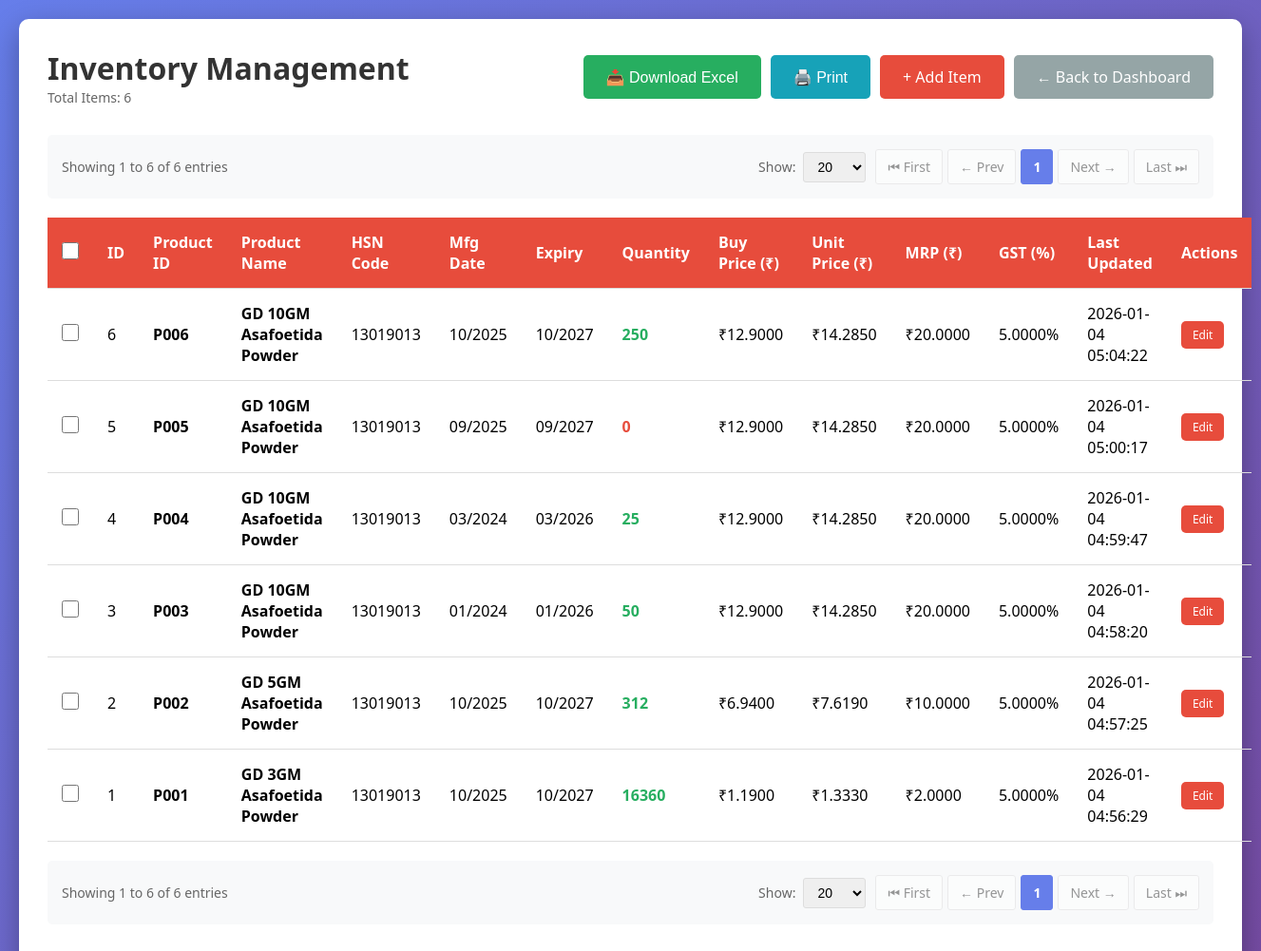
The app's page /inventory/, older data.
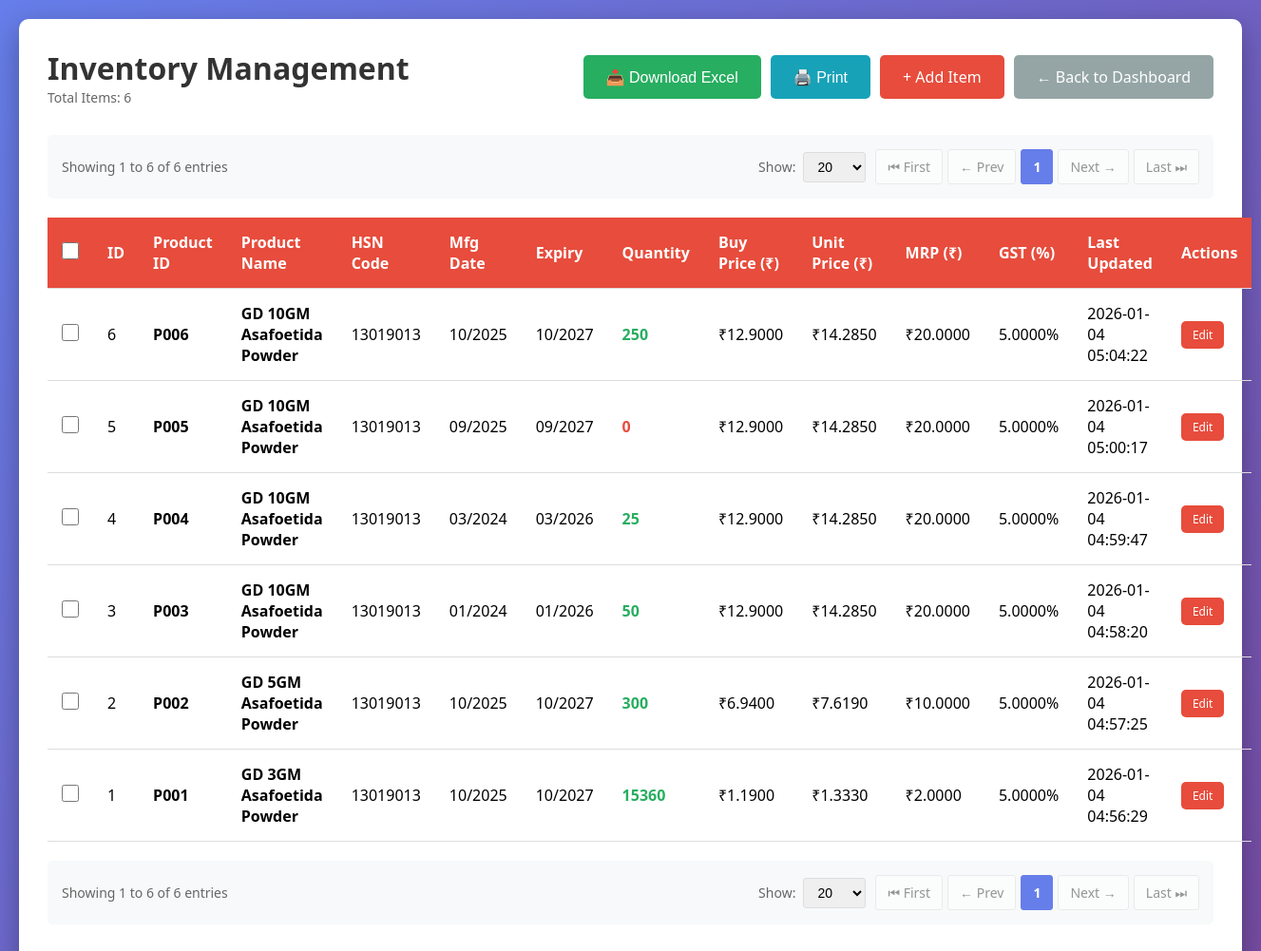
The same page, newer data.
### tables this page shows
CREATE TABLE inventory (
                    id INTEGER PRIMARY KEY AUTOINCREMENT,
                    product_id TEXT UNIQUE NOT NULL,
                    product_name TEXT NOT NULL,
                    hsn_code TEXT,
                    manufacture_date DATE,
                    expiry_month TEXT NOT NULL,
                    quantity INTEGER NOT NULL DEFAULT 0,
                    buy_price REAL NOT NULL DEFAULT 0.0,
                    unit_price REAL NOT NULL DEFAULT 0.0,
                    mrp REAL NOT NULL DEFAULT 0.0,
                    gst_percentage REAL NOT NULL DEFAULT 0.0,
                    created_at TIMESTAMP DEFAULT CURRENT_TIMESTAMP,
                    updated_at TIMESTAMP DEFAULT CURRENT_TIMESTAMP
                );

### routes/inventory.py (the view)
@inventory_bp.route('/')
def index():
    page = request.args.get('page', 1, type=int)
    per_page = request.args.get('per_page', 20, type=int)
    if per_page not in [10, 20, 50, 100]:
        per_page = 20
    if page < 1:
        page = 1
    conn = get_db_connection()
    total_count = conn.execute('SELECT COUNT(*) as count FROM inventory').fetchone()['count']
    total_pages = max(1, (total_count + per_page - 1) // per_page) if total_count > 0 else 1
    if page > total_pages:
        page = total_pages
    offset = (page - 1) * per_page
    items = conn.execute(
        'SELECT * FROM inventory ORDER BY created_at DESC LIMIT ? OFFSET ?',
        (per_page, offset)
    ).fetchall()
    conn.close()
    has_prev = page > 1
    has_next = page < total_pages
    return render_template('inventory/index.html',
                         items=items,
                         page=page,
                         per_page=per_page,
                         total_count=total_count,
                         total_pages=total_pages,
                         has_prev=has_prev,
                         has_next=has_next)

### database.py (called while the page is built)
def get_db_connection():
    conn = sqlite3.connect(DATABASE)
    conn.row_factory = sqlite3.Row
    return conn

### templates/inventory/index.html (shortened to what the changed rows need)
<!DOCTYPE html>
<html lang="en">
<head>
</head>
<body>
    <div class="container">
        <div class="header">
            <div>
                <h1>Inventory Management</h1>
            </div>
        </div>
        {% if total_count > 0 %}
            {% set route_name = 'inventory.index' %}
            {% set extra_params = {} %}
        {% endif %}
        {% if items %}
            <form id="deleteForm" method="POST" action="{{ url_for('inventory.delete_multiple') }}">
                <table>
                    <thead>
                        <tr>
                            <th class="checkbox-cell no-print">
                                <input type="checkbox" id="selectAll" onchange="toggleSelectAll(this)">
                            </th>
                            <th>ID</th>
                            <th>Product ID</th>
                            <th>Product Name</th>
                            <th>HSN Code</th>
                            <th>Mfg Date</th>
                            <th>Expiry</th>
                            <th>Quantity</th>
                            <th>Buy Price (₹)</th>
                            <th>Unit Price (₹)</th>
                            <th>MRP (₹)</th>
                            <th>GST (%)</th>
                            <th>Last Updated</th>
                            <th class="no-print">Actions</th>
                        </tr>
                    </thead>
                    <tbody>
                        {% for item in items %}
                        <tr>
                            <td class="checkbox-cell no-print">
                                <input type="checkbox" name="item_ids[]" value="{{ item['id'] }}" class="item-checkbox" onchange="updateSelection()">
                            </td>
                            <td>{{ item['id'] }}</td>
                            <td><strong>{{ item['product_id'] }}</strong></td>
                            <td><strong>{{ item['product_name'] }}</strong></td>
                            <td>{{ item['hsn_code'] or 'N/A' }}</td>
                            <td>
                                {% if item['manufacture_date'] %}
                                    {% set date_parts = item['manufacture_date'].split('-') %}
                                    {% if date_parts|length == 3 %}
                                        {{ date_parts[1] }}/{{ date_parts[0] }}
                                    {% else %}
                                        {{ item['manufacture_date'] }}
                                    {% endif %}
                                {% else %}
                                    N/A
                                {% endif %}
                            </td>
                            <td>
                                {% if item['expiry_month'] %}
                                    {% set parts = item['expiry_month'].split('-') %}
                                    {% if parts|length == 2 %}
                                        {{ parts[1] }}/{{ parts[0] }}
                                    {% else %}
                                        {{ item['expiry_month'] }}
                                    {% endif %}
                                {% else %}
                                    N/A
                                {% endif %}
                            </td>
                            <td>
                                <span class="{% if item['quantity'] < 10 %}low-stock{% else %}in-stock{% endif %}">
                                    {{ item['quantity'] }}
                                </span>
                            </td>
                            <td>₹{{ "%.4f"|format(item['buy_price']) }}</td>
                            <td>₹{{ "%.4f"|format(item['unit_price']) }}</td>
                            <td>₹{{ "%.4f"|format(item['mrp']) }}</td>
                            <td>{{ "%.4f"|format(item['gst_percentage']) }}%</td>
                            <td>{{ item['updated_at'] }}</td>
                            <td class="no-print">
                                <a href="{{ url_for('inventory.update', id=item['id']) }}"
                                   class="btn btn-primary" style="padding: 6px 12px; font-size: 12px;">Edit</a>
                            </td>
                        </tr>
                        {% endfor %}
                    </tbody>
                </table>
            </form>
            {% if total_count > 0 %}
                {% set route_name = 'inventory.index' %}
                {% set extra_params = {} %}
            {% endif %}
        {% else %}
            <div class="no-data">
                <p>No inventory items found. Click "Add Item" to get started!</p>
            </div>
        {% endif %}
    </div>
</body>
</html>

Row changes from the older to the newer data that the page shows:
changed inventory "GD 5GM Asafoetida Powder": quantity "312" → "300"
changed inventory "GD 3GM Asafoetida Powder": quantity "16360" → "15360"
